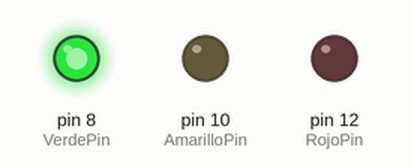
A sketch run on a simulated Arduino Uno, built with avr-gcc and run on an emulated ATmega328P. Shown: output pins drawn as LEDs (lit = HIGH).

Above: at 4.0 s.
At 9.0 s:
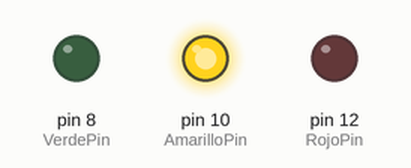
At 15.0 s:
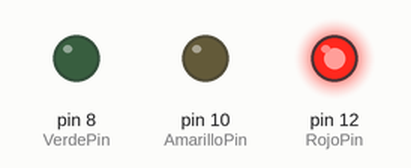
Timing chart, 0 to 26.0 s (numbered marks = the images above):
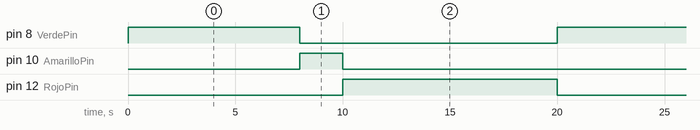

The sketch:

2_SemaforoSimple.ino
```cpp
/*
  Semaforo:
  Estado verde 8s
  Estado amarillo 2
  Estado rojo 10s

  LED rojo pin 12
  LED amarillo pin 10
  LED verde pin 8
  */

// Declaracion de variables de tipo constante entero
const int RojoPin = 12;     // LED rojo asociado al pin 12
const int AmarilloPin = 10; // LED amarillo asociado al pin 10
const int VerdePin = 8;     // LED verde asociado al pin 8

// la funcion set up se ejecuta una sola vez
void setup() {
  // inicializa los pines como una salida digital
  pinMode(RojoPin, OUTPUT);
  pinMode(AmarilloPin, OUTPUT);
  pinMode(VerdePin, OUTPUT);
}

// la funcion loop se ejecuta repetidamente de forma infinita
void loop() {
  // ESTADO SEMAFORO VERDE
  digitalWrite(RojoPin, LOW);       // establece 0v en el pin del LED rojo
  digitalWrite(AmarilloPin, LOW);   // establece 0v en el pin del LED amarillo
  digitalWrite(VerdePin, HIGH);     // establece 5v en el pin del LED verde
  delay(8000);                      // espera 8 segundos
  digitalWrite(AmarilloPin, HIGH);  // establece 5v en el pin del LED amarillo
  digitalWrite(VerdePin, LOW);      // establece 0v en el pin del LED verde
  delay(2000);                      // espera 2 segundos
  digitalWrite(RojoPin, HIGH);      // establece 5v en el pin del LED rojo
  digitalWrite(AmarilloPin, LOW);   // establece 0v en el pin del LED amarillo
  delay(10000);                     // espera 10 segundos
}
```

Measured:
- by itself, pin 8 (VerdePin): alternates HIGH for 8.0 s and LOW for 12.0 s
- by itself, pin 10 (AmarilloPin): alternates HIGH for 2.0 s and LOW for 18.0 s
- by itself, pin 12 (RojoPin): alternates HIGH for 10.0 s and LOW for 10.0 s
